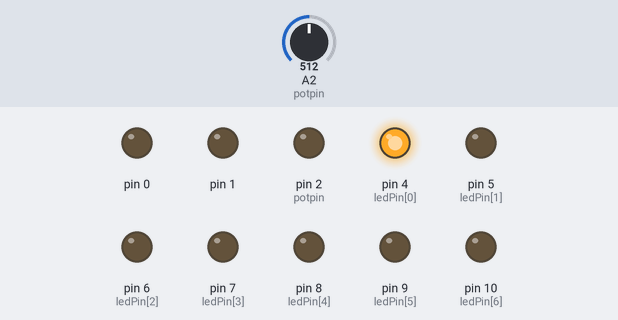
Recording of a sketch running on a simulated Arduino Uno, built with avr-gcc and run on an emulated ATmega328P. Parts: output pins drawn as LEDs (lit = HIGH). Dashed ring = blinking. The inputs (shaded band) are chosen by the test bench; at power-on: A2 (potpin) = 512.

Above: at 1.2 s.
1.3 s: A2 (potpin) set to 122
At 1.6 s:
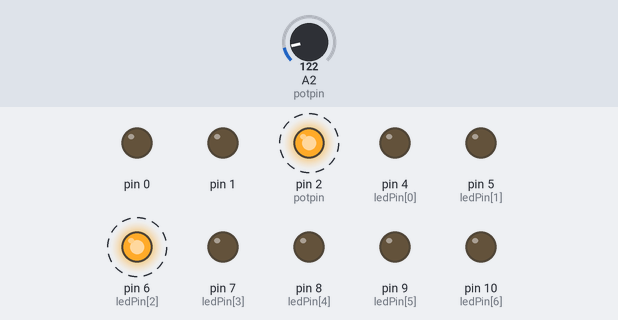
4.3 s: A2 (potpin) set to 0
7.3 s: A2 (potpin) set to 20
At 7.5 s:
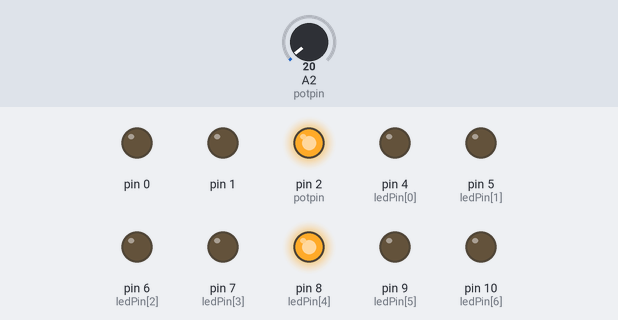
10.3 s: A2 (potpin) set to 511
At 11.2 s:
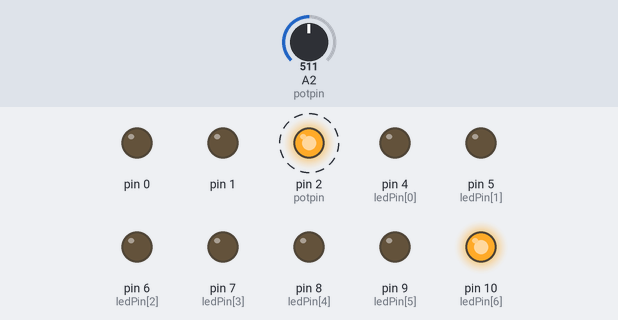
13.3 s: A2 (potpin) set to 306
At 15.05 s:
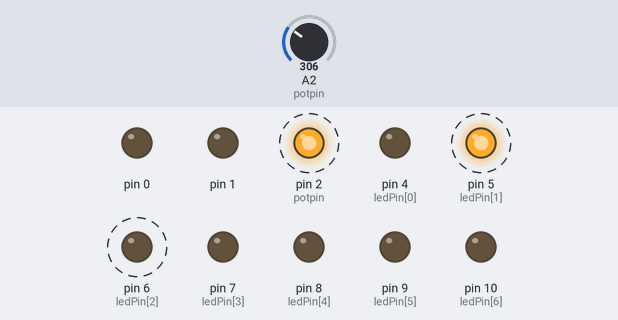
16.3 s: A2 (potpin) set to 334
Timing chart, 0 to 20.3 s (numbered marks = the images above; inputs shaded):
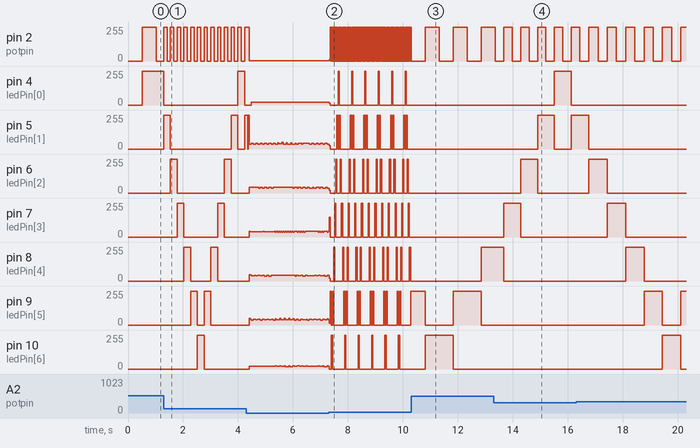

Measured:
- after the input at 1.3 s, pin 2 (potpin): alternates 255/255 for 0.12 s and 0/255 for 0.12 s, starting at once; pin 4 (ledPin[0]): 255/255 → 0/255 after 0.00 s instead of 0.24 s
- after the input at 7.3 s, pin 2 (potpin): 2/255 → 11/255 at once, then repeats every 0.04 s: 255/255 0.02 s, 0/255 0.02 s
- after the input at 10.3 s, pin 2 (potpin): alternates 255/255 for 0.51 s and 0/255 for 0.51 s, starting after 0.51 s; pin 4 (ledPin[0]), pin 5 (ledPin[1]), pin 6 (ledPin[2]), pin 7 (ledPin[3]): stops changing and stays 0/255
- after the input at 13.3 s, pin 2 (potpin): alternates 255/255 for 0.31 s and 0/255 for 0.31 s, starting after 0.38 s; pin 4 (ledPin[0]): 0/255 → 255/255 after 2.2 s, → 0/255 0.61 s later; pin 5 (ledPin[1]): 0/255 → 255/255 after 1.6 s instead of 2.6 s
- by itself, pin 6 (ledPin[2]): moves between 0/255 and 255/255, repeating every 1.5 s
- by itself, pin 7 (ledPin[3]): repeats every 0.20 s: 0/255 0.16 s, 255/255 0.04 s

The sketch:

interactive_LED_chase_effect.ino
```cpp
byte ledPin[] = {4, 5, 6, 7, 8, 9, 10};
int ledDelay;
int directiont = 1;
int currentLED = 0;
unsigned long changeTime;
int potpin = 2;

void setup()
{
  pinMode(2, OUTPUT);
  for (int x=0; x<10; x++)
  {
    pinMode(ledPin[x], OUTPUT); }
    changeTime = millis();
}
void loop()
{
  ledDelay = analogRead(potpin);
  if ((millis() - changeTime) > ledDelay)
  {
    changeLED();
    buzzer();
    changeTime = millis();

  }
}
void changeLED()
{
  for (int x=0; x<10; x++)
  {
    digitalWrite(ledPin[x], LOW);
    digitalWrite(2, LOW);
  }

  digitalWrite(ledPin[currentLED], HIGH);
  currentLED += directiont;
  if (currentLED == 6) {directiont = -1;}
  if (currentLED == 0) {directiont = 1;}
}
void buzzer()
{
   digitalWrite(2, HIGH);
   delay(ledDelay);
   digitalWrite(2, LOW);
}
```
